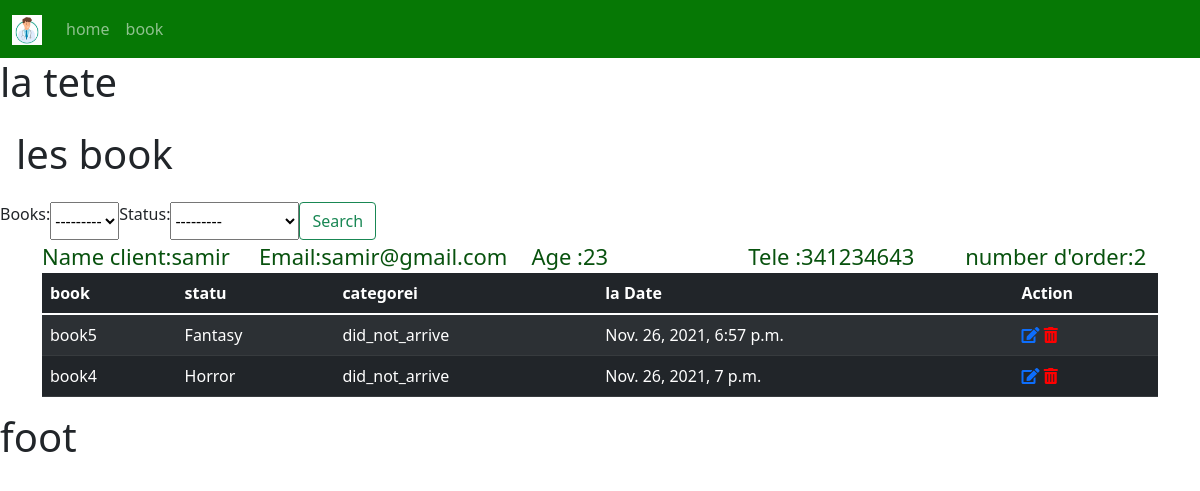
The app's page /client/4 with its own data.
### cabinetMedical/models.py (models this page shows, shortened)
class Client(models.Model):
    name = models.CharField(max_length = 100 , null=True)
    email = models.CharField(max_length = 100 , null=True)
    tele = models.CharField(max_length = 50 , null=True)
    age = models.CharField( max_length=2 , null=True)
    date_created = models.DateTimeField(auto_now_add=True , null=True)

class Order(models.Model):
    STATU = (
        ('arrived ','arrived '),
        ('lost ','lost '),
        ('did_not_arrive ','did_not_arrive ')
    )
    client = models.ForeignKey(Client , null=True , on_delete=models.SET_NULL)
    books = models.ForeignKey(book , null=True , on_delete=models.SET_NULL)
    tags = models.ManyToManyField(Tag)
    date_created = models.DateTimeField(auto_now_add=True , null=True)
    status = models.CharField(max_length = 50 , null=True , choices=STATU)

class book(models.Model):
    STATUS= (
        ('comidy','comidy'),
        ('Fantasy','Fantasy'),
        ('Horror','Horror')
    )
    name = models.CharField(max_length = 100 , null=True)
    statu = models.CharField(max_length = 50 , null=True , choices=STATUS)
    date_created = models.DateTimeField(auto_now_add=True , null=True)
    ville = models.CharField(max_length = 100 , null=True)
    client = models.ForeignKey(Client , null=True ,on_delete=models.SET_NULL )
    tags = models.ManyToManyField(Tag)
    def __str__(self):
        return self.name

### cabinetMedical/views.py (the view)
# urls.py: path('client/<str:pk>', views.client , name="client"),
def client(request,pk):
    client = Client.objects.get(id=pk)
    orders = client.order_set.all()
    num_order = orders.count()
    searchFilter = OrderFilter(request.GET , queryset=orders)
    orders = searchFilter.qs
    context={
        'client' : client ,
        'orders' : orders ,
        'num_order' : num_order,
        'searchFilter' : searchFilter}
    return render (request , 'cabinetMedical/client.html', context)

### cabinetMedical/templates/cabinetMedical/client.html
{% extends 'cabinetMedical/projeet.html' %}
{% block content %}
      <h1 class="p-3">les book</h1>
      <form class="d-flex" method="GET" >
        {{searchFilter.form}}
        <button class="btn btn-outline-success" type="submit">Search</button>
      </form>
      <div class="container">
        <div class="row" style="color: #08520e; font-size: 22px;">
          <div class="col">
            Name client:{{client.name}}
          </div>
          <div class="col"   >
            Email:{{client.email}}
          </div>
          <div class="col">
            Age :{{client.age}}
          </div>
          <div class="col">
            Tele :{{client.tele}}
          </div>
          <div class="col">
            number d'order:{{num_order}}
          </div>
        </div>
      </div>
    <div class="container">
      <table class="table table-dark table-striped">
        <thead>
          <tr>
            <th scope="col">book</th>
            <th scope="col">statu</th>
            <th scope="col">categorei</th>
            <th scope="col">la Date</th>
            <th scope="col">Action</th>
          </tr>
        </thead>
        <tbody>
          {% for item in orders %}
           <tr>
              <td>{{item.books}}</td>
              <td>{{item.books.statu}}</td>
              <td>{{item.status}}</td>
              <td>{{item.date_created}}</td>
              <td>
              <a href="#"><i class="fas fa-edit"></i></a>
              <a href="#"><i style="color: #ff0000;" class="fas fa-trash-alt"></i></a>
              </td>
            </tr>
          {% endfor  %}
        </tbody>
      </table>
    </div>
{% endblock  %}

### records on screen
Client: name "samir", email "samir@gmail.com", age "23", tele "341234643"
Order: books "book5", books.statu "Fantasy", status "did_not_arrive", date_created "Nov. 26, 2021, 6:57 p.m."
Order: books "book4", books.statu "Horror", status "did_not_arrive", date_created "Nov. 26, 2021, 7 p.m."

### other values on screen
{{ num_order }} "2"
